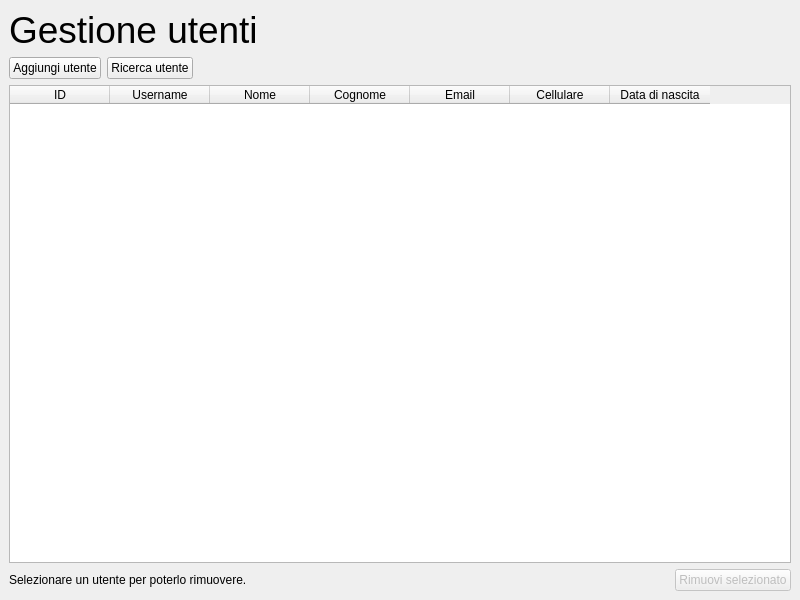
<?xml version="1.0" encoding="UTF-8"?>
<ui version="4.0">
 <class>gestione_utenti_window</class>
 <widget class="QMainWindow" name="gestione_utenti_window">
  <property name="geometry">
   <rect>
    <x>0</x>
    <y>0</y>
    <width>800</width>
    <height>600</height>
   </rect>
  </property>
  <property name="windowTitle">
   <string>Gestione utenti</string>
  </property>
  <widget class="QWidget" name="centralwidget">
   <layout class="QVBoxLayout" name="verticalLayout">
    <item>
     <widget class="QLabel" name="lbl_title">
      <property name="font">
       <font>
        <pointsize>28</pointsize>
       </font>
      </property>
      <property name="text">
       <string>Gestione utenti</string>
      </property>
     </widget>
    </item>
    <item>
     <layout class="QHBoxLayout" name="main_btn_horizontal_layout">
      <item>
       <widget class="QPushButton" name="btn_add_user">
        <property name="text">
         <string>Aggiungi utente</string>
        </property>
       </widget>
      </item>
      <item>
       <widget class="QPushButton" name="btn_search_user">
        <property name="text">
         <string>Ricerca utente</string>
        </property>
       </widget>
      </item>
      <item>
       <spacer name="horizontalSpacer">
        <property name="orientation">
         <enum>Qt::Horizontal</enum>
        </property>
        <property name="sizeHint" stdset="0">
         <size>
          <width>40</width>
          <height>20</height>
         </size>
        </property>
       </spacer>
      </item>
     </layout>
    </item>
    <item>
     <widget class="QTableWidget" name="table_utenti">
      <column>
       <property name="text">
        <string>ID</string>
       </property>
      </column>
      <column>
       <property name="text">
        <string>Username</string>
       </property>
      </column>
      <column>
       <property name="text">
        <string>Nome</string>
       </property>
      </column>
      <column>
       <property name="text">
        <string>Cognome</string>
       </property>
      </column>
      <column>
       <property name="text">
        <string>Email</string>
       </property>
      </column>
      <column>
       <property name="text">
        <string>Cellulare</string>
       </property>
      </column>
      <column>
       <property name="text">
        <string>Data di nascita</string>
       </property>
      </column>
     </widget>
    </item>
    <item>
     <layout class="QHBoxLayout" name="selection_btn_horizontal_layout">
      <item>
       <widget class="QLabel" name="lbl_tutorial">
        <property name="text">
         <string>Selezionare un utente per poterlo rimuovere.</string>
        </property>
       </widget>
      </item>
      <item>
       <spacer name="horizontalSpacer_2">
        <property name="orientation">
         <enum>Qt::Horizontal</enum>
        </property>
        <property name="sizeHint" stdset="0">
         <size>
          <width>40</width>
          <height>20</height>
         </size>
        </property>
       </spacer>
      </item>
      <item>
       <widget class="QPushButton" name="btn_delete_selected">
        <property name="enabled">
         <bool>false</bool>
        </property>
        <property name="text">
         <string>Rimuovi selezionato</string>
        </property>
       </widget>
      </item>
     </layout>
    </item>
   </layout>
  </widget>
 </widget>
 <resources/>
 <connections/>
</ui>
